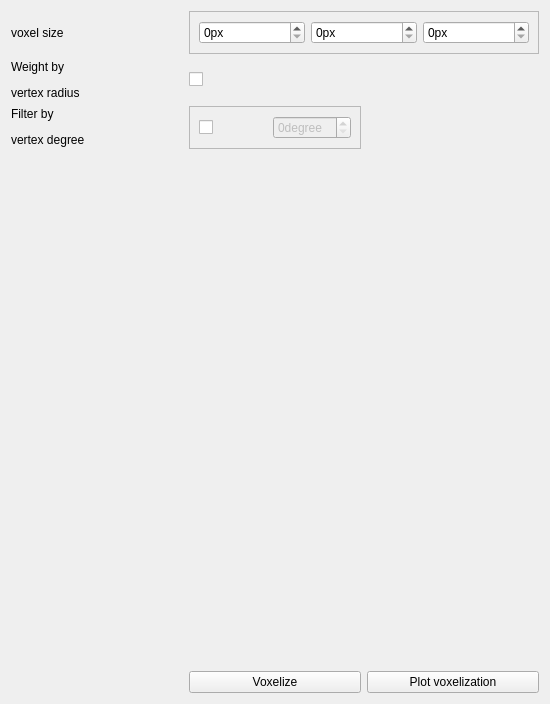
               <widget class="QWidget" name="voxelization">
                <property name="geometry">
                 <rect>
                  <x>0</x>
                  <y>0</y>
                  <width>550</width>
                  <height>704</height>
                 </rect>
                </property>
                <attribute name="label">
                 <string>Voxelization</string>
                </attribute>
                <layout class="QGridLayout" name="gridLayout_7">
                 <item row="2" column="1">
                  <widget class="QFrame" name="vasculatureVoxelizationFilterDegreesSinglet">
                   <property name="enabled">
                    <bool>true</bool>
                   </property>
                   <property name="frameShape">
                    <enum>QFrame::StyledPanel</enum>
                   </property>
                   <property name="frameShadow">
                    <enum>QFrame::Raised</enum>
                   </property>
                   <layout class="QHBoxLayout" name="horizontalLayout_375">
                    <item>
                     <widget class="QCheckBox" name="checkBox">
                      <property name="text">
                       <string/>
                      </property>
                     </widget>
                    </item>
                    <item>
                     <widget class="QSpinBox" name="spinBox_266">
                      <property name="enabled">
                       <bool>false</bool>
                      </property>
                      <property name="suffix">
                       <string>degree</string>
                      </property>
                      <property name="minimum">
                       <number>0</number>
                      </property>
                      <property name="maximum">
                       <number>99</number>
                      </property>
                     </widget>
                    </item>
                   </layout>
                  </widget>
                 </item>
                 <item row="4" column="1">
                  <widget class="QPushButton" name="voxelizeGraphPushButton">
                   <property name="text">
                    <string>Voxelize</string>
                   </property>
                  </widget>
                 </item>
                 <item row="0" column="0">
                  <widget class="QLabel" name="label_14">
                   <property name="text">
                    <string>voxel size</string>
                   </property>
                  </widget>
                 </item>
                 <item row="3" column="1">
                  <spacer name="verticalSpacer_6">
                   <property name="orientation">
                    <enum>Qt::Vertical</enum>
                   </property>
                   <property name="sizeHint" stdset="0">
                    <size>
                     <width>20</width>
                     <height>40</height>
                    </size>
                   </property>
                  </spacer>
                 </item>
                 <item row="4" column="2">
                  <widget class="QPushButton" name="plotGraphVoxelizationPushButton">
                   <property name="text">
                    <string>Plot voxelization</string>
                   </property>
                  </widget>
                 </item>
                 <item row="2" column="0">
                  <widget class="QLabel" name="label_24">
                   <property name="text">
                    <string>&lt;html&gt;&lt;head/&gt;&lt;body&gt;&lt;p&gt;Filter by&lt;/p&gt;&lt;p&gt;vertex degree&lt;/p&gt;&lt;/body&gt;&lt;/html&gt;</string>
                   </property>
                   <property name="textFormat">
                    <enum>Qt::RichText</enum>
                   </property>
                  </widget>
                 </item>
                 <item row="0" column="1" colspan="2">
                  <widget class="QFrame" name="vasculatureVoxelizationRadiusTriplet">
                   <property name="frameShape">
                    <enum>QFrame::StyledPanel</enum>
                   </property>
                   <property name="frameShadow">
                    <enum>QFrame::Raised</enum>
                   </property>
                   <layout class="QHBoxLayout" name="horizontalLayout_374">
                    <item>
                     <widget class="QSpinBox" name="spinBox_261">
                      <property name="suffix">
                       <string>px</string>
                      </property>
                      <property name="minimum">
                       <number>0</number>
                      </property>
                      <property name="maximum">
                       <number>512</number>
                      </property>
                     </widget>
                    </item>
                    <item>
                     <widget class="QSpinBox" name="spinBox_262">
                      <property name="suffix">
                       <string>px</string>
                      </property>
                      <property name="minimum">
                       <number>0</number>
                      </property>
                      <property name="maximum">
                       <number>512</number>
                      </property>
                     </widget>
                    </item>
                    <item>
                     <widget class="QSpinBox" name="spinBox_263">
                      <property name="suffix">
                       <string>px</string>
                      </property>
                      <property name="minimum">
                       <number>0</number>
                      </property>
                      <property name="maximum">
                       <number>512</number>
                      </property>
                     </widget>
                    </item>
                   </layout>
                  </widget>
                 </item>
                 <item row="1" column="0">
                  <widget class="QLabel" name="label_25">
                   <property name="text">
                    <string>&lt;html&gt;&lt;head/&gt;&lt;body&gt;&lt;p&gt;Weight by &lt;/p&gt;&lt;p&gt;vertex radius&lt;/p&gt;&lt;/body&gt;&lt;/html&gt;</string>
                   </property>
                   <property name="textFormat">
                    <enum>Qt::RichText</enum>
                   </property>
                  </widget>
                 </item>
                 <item row="1" column="1">
                  <widget class="QCheckBox" name="voxelizationWeightByRadiusCheckBox">
                   <property name="text">
                    <string/>
                   </property>
                  </widget>
                 </item>
                </layout>
               </widget>
